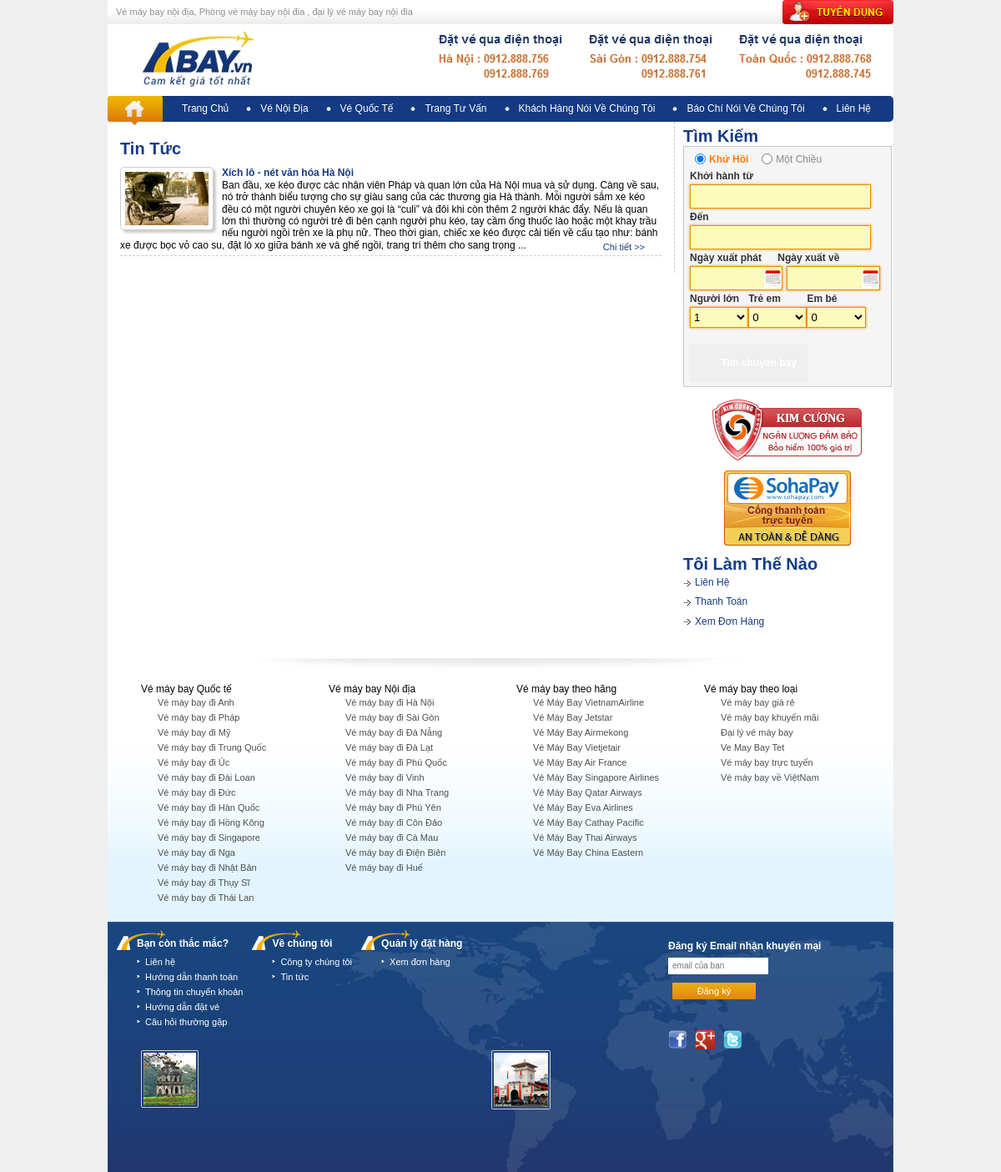
Page /index.php/home_news on the committed database.
### tables this page shows
CREATE TABLE IF NOT EXISTS `news` (
  `id` char(200) NOT NULL,
  `type` char(200) NOT NULL,
  `order` int(11) NOT NULL,
  `date` date NOT NULL,
  `time` time NOT NULL,
  `date_update` date NOT NULL,
  `time_update` time NOT NULL,
  `log` varchar(250) NOT NULL,
  `status` tinyint(4) NOT NULL,
  `image` char(250) NOT NULL,
  `subtype` char(200) NOT NULL,
  PRIMARY KEY (`id`)
);

CREATE TABLE IF NOT EXISTS `news_vi` (
  `id` char(200) NOT NULL,
  `title_vi` varchar(250) NOT NULL,
  `summary_vi` text NOT NULL,
  `content_vi` text NOT NULL,
  PRIMARY KEY (`id`)
);

### application/libraries/my_layout.php (called while the page is built, shortened)
<?php
	class My_Layout{
		var $obj;
		var $layout;
		var $data;
		function My_Layout($layout=''){
			$this->obj=&get_instance();
			$this->layout=$layout;
			$this->data=array();
		}
		function Set_Layout($layout=''){
			$this->layout=$layout;
		}
		function Set_Data($dataname, $value){
			$this->data[$dataname]=$value;
		}
		function OutPut(){
			$this->obj->load->view($this->layout, $this->data);
		}
		function InPut($filename, $data=''){
			return $this->obj->load->view($filename, $data, true);
		}
	}
?>

### application/controllers/home_news.php (called while the page is built, shortened)
<?php
	class Home_news extends Home_Default{
		function index(){
			$this->_Check_news();
			$this->my_layout->output();
		}
		function _Check_news(){
			if($this->uri->segment(2)==''){
				$this->_View_All();
			}
		}
		function _View_All(){
			(intval($this->uri->segment(2))<0)?$page=0:$page=intval($this->uri->segment(2));
			$data['news']=$this->mdnews->GetNewsByType('news', 10, $page);
			parent::_Set_Default_Left($this->my_layout->input('front_end/content/all_news',$data));
		}
	}
?>

### index.php (called while the page is built, shortened)
<?php
require_once BASEPATH.'core/CodeIgniter.php';

### application/models/mdnews.php (called while the page is built, shortened)
<?php
	class MdNews extends CI_Model{
		function GetCountByType($type){
			$this->db->where('type', $type);
			return $this->db->get('news')->num_rows();
		}
		function GetNewsByType($type, $perpage, $page){
			$this->db->from('news');
			$this->db->where('type', $type);
			$this->db->limit($perpage, $page);
			$this->db->order_by('date desc, time desc');
			$this->db->join('news_vi', 'news.id=news_vi.id');
			$this->db->join('news_en', 'news.id=news_en.id');
			return $this->db->get()->result_array();
		}
	}
?>

### application/views/front_end/content/all_news.php (the view, shortened to what this page needs)
<div class="tvo_left_section">
	<div style="padding:15px;">
        <div style="color:#143B85; font-size:20px; font-weight:bold; padding-bottom:15px;">
            Tin Tức
        </div>
        <?php
			foreach($news as $val){
				?>
                	<div class="tvo_recruitment">
                    	<a href="<?=base_url()?><?=$this->uri->segment(1)?>/<?=$val['id']?>" title="<?=$val['title_vi']?>"><?=$val['title_vi']?>
                        	<img src="<?=base_url()?>public/uploads/news/<?=$val['image']?>">
                        </a>
                        <?=$val['summary_vi']?>
                        <div class="tvo_detail"><a href="<?=base_url()?><?=$this->uri->segment(1)?>/<?=$val['id']?>" title="<?=$val['title_vi']?>">Chi tiết >></a></div>
                    </div>
                <?php
			}
		?>
    </div>
</div>

### public/style/css/style.css (style rules this page uses)
body { font-family:Arial, Helvetica, sans-serif; font-size:12px; background-color:#EFEFEF; line-height:120%; }
.tvo_left_section { width:679px; min-height:100px; border-right:1px dashed #CCC; float:left; padding-top:10px; }
.tvo_left_section .tvo_recruitment { border-bottom:1px dashed #CCC; position:relative; font-weight:140%; padding-bottom:5px; margin-bottom:5px; }
.tvo_left_section .tvo_recruitment .tvo_detail { position:absolute; bottom:3px; right:20px; }
.tvo_left_section .tvo_recruitment .tvo_detail a { font-weight:normal; font-size:11px; }
.tvo_left_section .tvo_recruitment a { display:block; color:#143B85; font-weight:bold; text-decoration:none; }
.tvo_left_section .tvo_recruitment a img { display:block; padding:5px; width:100px; border-radius:5px; border:1px solid #CCC; background:#FFFFFF; box-shadow:3px 3px 3px #CCC; float:left; margin-right:10px; margin-bottom:5px; }

### rows in the picture
news: news_vi.title_vi "Xích lô - nét văn hóa Hà Nội", image (picture), news_vi.summary_vi "Ban đầu, xe kéo được các nhân viên Pháp và quan lớn của Hà Nội mua và sử dụng. Càng về sau, nó trở thành biểu tượng cho sự giàu sang của các thương gia Hà thành. Mỗi người sắm xe kéo đều có một người chuyên kéo xe gọi là “culi” và đôi khi còn thêm 2 người khác đẩy. Nếu là quan lớn thì thường có người trẻ đi bên cạnh người phu kéo, tay cầm ống thuốc lào hoặc một khay trầu nếu người ngồi trên xe là phụ nữ. Theo thời gian, chiếc xe kéo được cải tiến về cấu tạo như: bánh xe được bọc vỏ cao su, đặt lò xo giữa bánh xe và ghế ngồi, trang trí thêm cho sang trọng ..."
